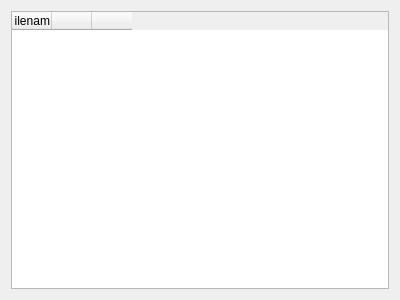
<?xml version="1.0" encoding="UTF-8"?>
<ui version="4.0">
 <class>ui::dockpanels::AssetExplorer</class>
 <widget class="QWidget" name="ui::dockpanels::AssetExplorer">
  <property name="geometry">
   <rect>
    <x>0</x>
    <y>0</y>
    <width>400</width>
    <height>300</height>
   </rect>
  </property>
  <property name="windowTitle">
   <string>Form</string>
  </property>
  <layout class="QVBoxLayout" name="verticalLayout">
   <item>
    <widget class="QTableWidget" name="LoadedAssets">
     <property name="editTriggers">
      <set>QAbstractItemView::NoEditTriggers</set>
     </property>
     <property name="selectionMode">
      <enum>QAbstractItemView::SingleSelection</enum>
     </property>
     <property name="selectionBehavior">
      <enum>QAbstractItemView::SelectRows</enum>
     </property>
     <property name="textElideMode">
      <enum>Qt::ElideLeft</enum>
     </property>
     <property name="showGrid">
      <bool>false</bool>
     </property>
     <property name="wordWrap">
      <bool>false</bool>
     </property>
     <attribute name="horizontalHeaderVisible">
      <bool>true</bool>
     </attribute>
     <attribute name="horizontalHeaderDefaultSectionSize">
      <number>40</number>
     </attribute>
     <attribute name="verticalHeaderVisible">
      <bool>false</bool>
     </attribute>
     <column>
      <property name="text">
       <string>Filename</string>
      </property>
     </column>
     <column>
      <property name="text">
       <string/>
      </property>
     </column>
     <column>
      <property name="text">
       <string/>
      </property>
     </column>
    </widget>
   </item>
  </layout>
 </widget>
 <resources/>
 <connections/>
</ui>
